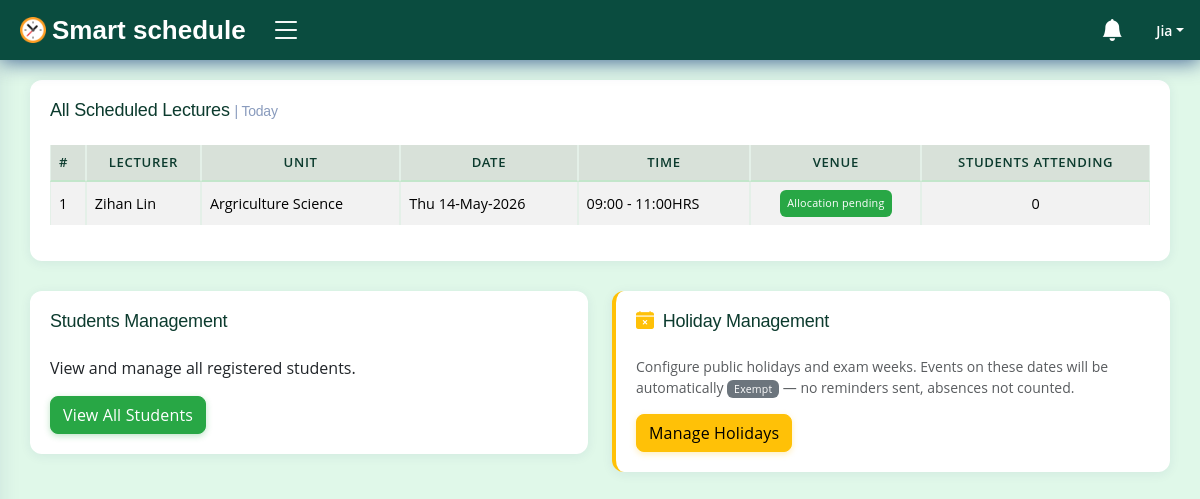
Screenshot of /campus/admin-dashboard/ (signed in) with the database file from the repository.
### accounts/models.py (models this page shows, shortened)
class User(AbstractUser):
    REMINDER_TIME_CHOICES = [
        ('60min', '60 minutes before'),
        ('30min', '30 minutes before'),
        ('15min', '15 minutes before'),
        ('instant', 'Instant'),
    ]
    NOTIFICATION_METHOD_CHOICES = [
        ('in_app', 'In-App'),
        ('email', 'Email'),
        ('both', 'Both'),
    ]
    id = models.CharField(max_length=50, primary_key=True, unique=True, editable=False)
    first_name = models.CharField(max_length=15, blank=False)
    last_name = models.CharField(max_length=15, blank=False)
    email = models.EmailField(unique=True)
    gender = models.CharField(max_length=7, blank=False)
    dob = models.DateField(null=True, blank=False, db_column='Date of Birth')
    age = models.PositiveIntegerField(default=0, editable=False)
    mobile_no = PhoneNumberField()
    is_student = models.BooleanField(default=False)
    date_updated = models.DateTimeField(auto_now=True)
    reminder_preference = models.CharField(
        max_length=100,  # Increased length to store multiple values
        default='15min',
        verbose_name='Reminder Times',
        help_text='Select one or more reminder times.'
    )
    notification_method = models.CharField(
        max_length=10,
        choices=NOTIFICATION_METHOD_CHOICES,
        default='in_app',
        verbose_name='Notification Method',
    )
    REQUIRED_FIELDS = ['username']
    USERNAME_FIELD = 'email'
    @property
    def is_admin(self):
        return self.is_staff or self.is_superuser or (self.is_faculty and self.faculty.position == 'Admin')
    class Meta:
        ordering = ['username', 'first_name', 'last_name']

class Faculty(models.Model):
    id = models.CharField(max_length=50, primary_key=True, unique=True, editable=False)
    staff = models.OneToOneField(User, on_delete=models.CASCADE, editable=False)
    school = models.CharField(max_length=70, blank=False)
    department = models.CharField(max_length=40, blank=False)
    position = models.CharField(max_length=20, blank=False)
    date_created = models.DateTimeField(auto_now_add=True)
    date_updated = models.DateTimeField(auto_now=True)
    class Meta:
        ordering = ['staff', 'school']
        verbose_name_plural = 'Faculty records'

### campus/models.py (models this page shows, shortened)
class Lecture(models.Model):
    STATUS_CHOICES = (
        ('scheduled', 'Scheduled'),
        ('completed', 'Completed'),
        ('missed', 'Missed'),
        ('exempt', 'Exempt'),
    )
    RECURRENCE_CHOICES = (
        ('none', 'None'),
        ('daily', 'Daily'),
        ('weekly', 'Weekly'),
        ('monthly', 'Monthly'),
    )
    END_CONDITION_CHOICES = (
        ('count', 'By Count'),
        ('date', 'By Date'),
    )
    id = models.CharField(max_length=50, primary_key=True, unique=True, editable=False)
    lecturer = models.ForeignKey(Faculty, on_delete=models.CASCADE, editable=False)
    student = models.ForeignKey(Student, on_delete=models.CASCADE, null=True, editable=False)
    lecture_hall = models.ForeignKey('LectureHall', on_delete=models.CASCADE, editable=False, null=True, db_column='Venue')
    unit_name = models.ForeignKey(BookedUnit, on_delete=models.CASCADE)
    lecture_date = models.DateField(null=False, blank=False)
    start_time = models.TimeField(null=False, blank=False, db_column='Scheduled start time')
    end_time = models.TimeField(null=False, blank=False, db_column='Scheduled end time')
    recurrence_pattern = models.CharField(max_length=10, choices=RECURRENCE_CHOICES, default='none')
    recurrence_end_type = models.CharField(max_length=10, choices=END_CONDITION_CHOICES, null=True, blank=True)
    recurrence_count = models.PositiveIntegerField(null=True, blank=True)
    recurrence_end_date = models.DateField(null=True, blank=True)
    parent_event_id = models.CharField(max_length=50, null=True, blank=True)
    total_students = models.PositiveIntegerField(default=0, editable=False)
    is_attending = models.BooleanField(default=False)
    is_taught = models.BooleanField(default=False, editable=False)
    status = models.CharField(max_length=10, choices=STATUS_CHOICES, default='scheduled')
    date_scheduled = models.DateTimeField(auto_now_add=True)
    date_updated = models.DateTimeField(auto_now=True)
    class Meta:
        ordering = ['lecturer', 'lecture_hall', '-date_scheduled']
        verbose_name_plural = 'Scheduled lectures'

class BookedUnit(models.Model):
    id = models.CharField(max_length=50, primary_key=True, unique=True, editable=False)
    lecturer = models.ForeignKey(Faculty, on_delete=models.CASCADE)
    students_course = models.CharField(max_length=50, blank=False)
    course = models.ForeignKey(Course, on_delete=models.CASCADE)
    year_of_study = models.CharField(max_length=10, blank=False)
    semester = models.CharField(max_length=1, blank=False)
    booking_date = models.DateTimeField(auto_now_add=True)
    date_updated = models.DateTimeField(auto_now=True)
    class Meta:
        ordering = ['course__name', 'lecturer']
        verbose_name_plural = 'Booked units'

class Course(models.Model):
    id = models.CharField(max_length=50, primary_key=True, unique=True, editable=False)
    name = models.CharField(max_length=80, unique=True, blank=False)
    code = models.CharField(max_length=10, unique=True, blank=False)
    description = models.TextField(blank=True, null=True)
    date_created = models.DateTimeField(auto_now_add=True)
    date_updated = models.DateTimeField(auto_now=True)
    class Meta:
        ordering = ['name']
        verbose_name_plural = 'Courses'

### campus/views.py (the view)
# urls.py: path('admin-dashboard/', views.AdminDashboardView.as_view(), name='admin_homepage'),
@method_decorator(login_required(login_url='login'), name='get')
@method_decorator(user_passes_test(lambda user: user.is_admin), name='get')
class AdminDashboardView(View):
    template_name = 'dashboard/admin/homepage.html'
    def get(self, request, *args, **kwargs):
        current_date = dt.now().strftime("%Y-%m-%d")
        scheduled_lectures_QS = Lecture.objects.filter(
            lecture_date=current_date,
        ).select_related(
            'lecturer__staff',
            'unit_name__course',
            'lecture_hall'
        ).order_by('lecture_date', 'start_time', 'unit_name__course__name')
        context = {
            'scheduled_lectures': scheduled_lectures_QS,
        }
        return render(request, self.template_name, context)

### campus/processors/context_processors.py (called while the page is built)
def user_notifications(request):
    if request.user.is_authenticated:
        unread_notifications = Notification.objects.filter(recipient=request.user, is_read=False)
        all_notifications = Notification.objects.filter(recipient=request.user)
        context = {
            'unread_notifications': unread_notifications,
            'unread_notifications_count': unread_notifications.count(),
            'all_notifications': all_notifications,
        }
    else:
        context = {
            'unread_notifications': [],
            'unread_notifications_count': 0,
            'all_notifications': [],
        }
    return context

### campus/templates/dashboard/admin/homepage.html (shortened to what this page needs)
{% extends 'dashboard/faculty/base.html' %}
{% load custom_filters %}
	{% load static %}
{% block content %}
<main id="main" class="main">
    <section class="section dashboard">
        <div class="row">
            <div class="col-lg-12">
                <div class="card recent-sales overflow-auto">
                    <div class="card-body">
                        <h5 class="card-title">All Scheduled Lectures <span>| Today</span></h5>
                        <table class="table table-bordered table-striped">
                            <thead>
                                <tr class="table-active">
                                    <th>#</th>
                                    <th class="text-center">Lecturer</th>
                                    <th class="text-center">Unit</th>
                                    <th class="text-center">Date</th>
                                    <th class="text-center">Time</th>
                                    <th class="text-center">Venue</th>
                                    <th class="text-center">Students Attending</th>
                                </tr>
                            </thead>
                            <tbody>
                                {% for lecture in scheduled_lectures %}
                                <tr>
                                    <td>{{ forloop.counter }}</td>
                                    <td>{{ lecture.lecturer.staff.first_name|title }} {{ lecture.lecturer.staff.last_name|title }}</td>
                                    <td>{{ lecture.unit_name.course.name }}</td>
                                    <td>{{ lecture.lecture_date|date:"D d-M-Y" }}</td>
                                    <td>{{ lecture.start_time|date:"H:i" }} - {{ lecture.end_time|date:"H:i" }}HRS</td>
                                    <td class="text-center">
                                        {% if lecture.lecture_hall %}
                                            <span class="badge bg-success">{{ lecture.lecture_hall|default:"--" }}</span>
                                        {% else %}
                                            <span class="badge bg-primary py-2">Allocation pending</span>
                                        {% endif %}
                                    </td>
                                    <td class="text-center">{{ lecture.total_students }}</td>
                                </tr>
                                {% empty %}
                                <tr>
                                    <td colspan="7" class="text-center">No lectures scheduled for today.</td>
                                </tr>
                                {% endfor %}
                            </tbody>
                        </table>
                    </div>
                </div>
            </div>
            <div class="col-lg-6">
                <div class="card">
                    <div class="card-body">
                        <h5 class="card-title">Students Management</h5>
                        <p class="card-text">View and manage all registered students.</p>
                        <a href="{% url 'admin_all_students' %}" class="btn btn-primary">View All Students</a>
                    </div>
                </div>
            </div>
            <div class="col-lg-6">
                <div class="card border-start border-warning border-4">
                    <div class="card-body">
                        <h5 class="card-title">
                            <i class="bi bi-calendar-x-fill text-warning me-1"></i>
                            Holiday Management
                        </h5>
                        <p class="card-text text-muted small">
                            Configure public holidays and exam weeks. Events on these dates will be automatically <span class="badge bg-secondary">Exempt</span> — no reminders sent, absences not counted.
                        </p>
                        <a href="{% url 'admin_holidays' %}" class="btn btn-warning">Manage Holidays</a>
                    </div>
                </div>
            </div>
        </div>
    </section>
</main>
{% endblock %}

### campus/templates/dashboard/faculty/base.html (shortened to what this page needs)
{% load static %}
{% load custom_filters %}
<!DOCTYPE html>
<html lang="en">
<head>
    <link href="https://cdn.jsdelivr.net/npm/bootstrap@5.3.2/dist/css/bootstrap.min.css" rel="stylesheet">
    <link rel="stylesheet" href="https://cdn.jsdelivr.net/npm/bootstrap-icons@1.11.1/font/bootstrap-icons.css">
    <link href="{% static 'css/styles.css' %}" rel="stylesheet">
    <link href="{% static 'css/custom.css' %}?v=2.0" rel="stylesheet">
    <link rel="stylesheet" href="https://cdn.jsdelivr.net/npm/fullcalendar@5.10.0/main.min.css">
</head>
<body>
    <header id="header" class="header fixed-top d-flex align-items-center">
        <div class="d-flex align-items-center justify-content-between">
            <a href="{% url 'faculty_homepage' %}" class="logo d-flex align-items-center">
                <img src="{% static 'img/logo/logo.png' %}" alt="logo">
                <span class="d-none d-lg-block text-white">Smart schedule</span>
            </a>
            <i class="bi bi-list toggle-sidebar-btn"></i>
        </div>
        <nav class="header-nav ms-auto">
            <ul class="d-flex align-items-center">
                <li class="nav-item dropdown">
                    <a class="nav-link nav-icon" href="#" data-bs-toggle="dropdown">
                        <i class="bi bi-bell-fill"></i>
                    </a>
                </li>
                <li class="nav-item dropdown pe-3">
                    <a class="nav-link nav-profile d-flex align-items-center pe-0" href="" data-bs-toggle="dropdown">
                        <span class="d-none d-md-block dropdown-toggle ps-2">{{ request.user.username }}</span>
                    </a>
                </li>
            </ul>
        </nav>
    </header>
    {% block content %}
    {% endblock %}
</body>
</html>

### static/css/styles.css (style rules this page uses)
:root { scroll-behavior: smooth; }
body { font-family: "Open Sans", sans-serif; background: #e0f8e9; color: #444444; }
a { color: #28a745; text-decoration: none; }
h1, h2, h3, h4, h5, h6 { font-family: "Nunito", sans-serif; }
#main { margin-top: 60px; padding: 20px 30px; transition: all 0.3s; }
.card { margin-bottom: 30px; border: none; border-radius: 5px; box-shadow: 0px 0 30px rgba(1, 41, 112, 0.1); }
.card-title { padding: 20px 0 15px 0; font-size: 18px; font-weight: 500; color: #0c3b2e; font-family: "Poppins", sans-serif; }
.card-title span { color: #899bbd; font-size: 14px; font-weight: 400; }
.card-body { padding: 0 20px 20px 20px; }
.logo { line-height: 1; }
@media (min-width: 1200px) { .logo { width: 240px; } }
.logo img { max-height: 26px; margin-right: 6px; }
.logo span { font-size: 26px; font-weight: 700; color: #0c3b2e; font-family: "Nunito", sans-serif; }
.header { transition: all 0.5s; z-index: 997; height: 60px; box-shadow: 0px 2px 20px rgba(1, 41, 112, 0.7); background-color: #0a4c3f; padding-left: 20px; }
.header .toggle-sidebar-btn { font-size: 32px; padding-left: 10px; cursor: pointer; color: #fff; }
.header-nav ul { list-style: none; }
.header-nav>ul { margin: 0; padding: 0; }
.header-nav .nav-icon { font-size: 22px; color: #fff; margin-right: 25px; position: relative; }
.header-nav .nav-profile { color: #fff; }
.header-nav .nav-profile span { font-size: 14px; font-weight: 600; }
@media (min-width: 1200px) { #main, #footer { margin-left: 300px; } }
@media (min-width: 1200px) { .toggle-sidebar #main, .toggle-sidebar #footer { margin-left: 0; } }
.btn-primary { color: #fff; background-color: #28a745; border-color: #28a745; }
.bg-primary { background-color: #28a745 !important; }

### static/css/custom.css (style rules this page uses)
#main { animation: fadeSlideIn 0.35s ease both; }
.card { border-radius: 12px !important; box-shadow: 0 2px 12px rgba(1,41,112,0.07) !important; transition: box-shadow 0.25s ease, transform 0.25s ease; }
.card-body { border-radius: 12px; }
.card-title { letter-spacing: -0.2px; }
.btn { border-radius: 8px; font-weight: 500; letter-spacing: 0.01em; transition: transform 0.15s ease, box-shadow 0.15s ease, background-color 0.2s ease; }
.btn-primary { box-shadow: 0 2px 6px rgba(40,167,69,0.30); }
.btn-warning { box-shadow: 0 2px 6px rgba(255,193,7,0.28); }
.badge { border-radius: 6px; padding: 0.35em 0.65em; font-weight: 500; letter-spacing: 0.02em; }
.table { border-collapse: separate; border-spacing: 0; }
.table thead th { background-color: #f0faf2; color: #0c3b2e; font-weight: 600; font-size: 0.82rem; text-transform: uppercase; letter-spacing: 0.05em; border-bottom: 2px solid #c3e6cb; white-space: nowrap; }
.table tbody tr td { vertical-align: middle; font-size: 0.9rem; }
.table-bordered > :not(caption) > * > * { border-color: #e4f0e8; }

### rows the page displays
User: user.username "Jia"
Lecture: lecturer.staff.first_name "Zihan", lecturer.staff.last_name "Lin", unit_name.course.name "Argriculture Science", lecture_date "Thu 14-May-2026", start_time "09:00", end_time "11:00", shows "Allocation pending", total_students "0"
